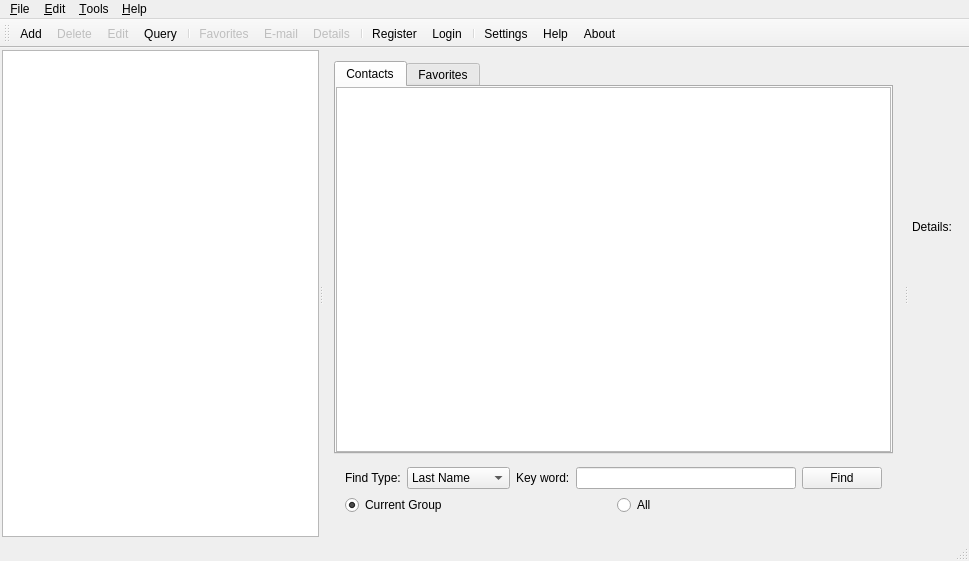
<?xml version="1.0" encoding="UTF-8"?>
<ui version="4.0">
 <class>MainWindow</class>
 <widget class="QMainWindow" name="MainWindow">
  <property name="geometry">
   <rect>
    <x>0</x>
    <y>0</y>
    <width>969</width>
    <height>561</height>
   </rect>
  </property>
  <property name="windowTitle">
   <string>JiaJia Address Book</string>
  </property>
  <property name="styleSheet">
   <string notr="true"/>
  </property>
  <widget class="QWidget" name="centralWidget">
   <layout class="QGridLayout" name="gridLayout_5">
    <property name="margin">
     <number>2</number>
    </property>
    <item row="0" column="0">
     <widget class="QSplitter" name="splitter">
      <property name="orientation">
       <enum>Qt::Horizontal</enum>
      </property>
      <widget class="GroupListWidget" name="grouplistWidget">
       <property name="font">
        <font>
         <pointsize>12</pointsize>
        </font>
       </property>
       <property name="editTriggers">
        <set>QAbstractItemView::NoEditTriggers</set>
       </property>
       <property name="selectionBehavior">
        <enum>QAbstractItemView::SelectItems</enum>
       </property>
       <property name="spacing">
        <number>2</number>
       </property>
       <property name="currentRow">
        <number>-1</number>
       </property>
      </widget>
      <widget class="QWidget" name="layoutWidget">
       <layout class="QVBoxLayout" name="verticalLayout">
        <property name="spacing">
         <number>2</number>
        </property>
        <item>
         <widget class="QTabWidget" name="tabWidget">
          <property name="currentIndex">
           <number>0</number>
          </property>
          <widget class="QWidget" name="tab">
           <attribute name="title">
            <string>Contacts</string>
           </attribute>
           <layout class="QGridLayout" name="gridLayout">
            <property name="margin">
             <number>0</number>
            </property>
            <item row="0" column="0">
             <widget class="ContactsTableView" name="contactTableView">
              <property name="focusPolicy">
               <enum>Qt::ClickFocus</enum>
              </property>
              <property name="editTriggers">
               <set>QAbstractItemView::NoEditTriggers</set>
              </property>
              <property name="selectionMode">
               <enum>QAbstractItemView::SingleSelection</enum>
              </property>
              <property name="selectionBehavior">
               <enum>QAbstractItemView::SelectRows</enum>
              </property>
              <attribute name="horizontalHeaderHighlightSections">
               <bool>false</bool>
              </attribute>
              <attribute name="verticalHeaderDefaultSectionSize">
               <number>20</number>
              </attribute>
              <attribute name="verticalHeaderHighlightSections">
               <bool>false</bool>
              </attribute>
             </widget>
            </item>
           </layout>
          </widget>
          <widget class="QWidget" name="tab_2">
           <attribute name="title">
            <string>Favorites</string>
           </attribute>
           <layout class="QGridLayout" name="gridLayout_2">
            <property name="margin">
             <number>0</number>
            </property>
            <item row="0" column="0">
             <widget class="FavoriteTableView" name="favoritTableView">
              <property name="editTriggers">
               <set>QAbstractItemView::NoEditTriggers</set>
              </property>
              <property name="selectionMode">
               <enum>QAbstractItemView::SingleSelection</enum>
              </property>
              <property name="selectionBehavior">
               <enum>QAbstractItemView::SelectRows</enum>
              </property>
              <attribute name="horizontalHeaderHighlightSections">
               <bool>false</bool>
              </attribute>
              <attribute name="verticalHeaderDefaultSectionSize">
               <number>20</number>
              </attribute>
              <attribute name="verticalHeaderHighlightSections">
               <bool>false</bool>
              </attribute>
             </widget>
            </item>
           </layout>
          </widget>
         </widget>
        </item>
        <item>
         <widget class="QWidget" name="findWidget" native="true">
          <layout class="QGridLayout" name="gridLayout_4">
           <item row="1" column="0">
            <widget class="QRadioButton" name="rbtn_findCurGroup">
             <property name="text">
              <string>Current Group</string>
             </property>
             <property name="checked">
              <bool>true</bool>
             </property>
             <attribute name="buttonGroup">
              <string notr="true">buttonGroup</string>
             </attribute>
            </widget>
           </item>
           <item row="1" column="1">
            <widget class="QRadioButton" name="rbtn_findAll">
             <property name="text">
              <string>All</string>
             </property>
             <attribute name="buttonGroup">
              <string notr="true">buttonGroup</string>
             </attribute>
            </widget>
           </item>
           <item row="0" column="0" colspan="2">
            <layout class="QHBoxLayout" name="horizontalLayout">
             <item>
              <widget class="QLabel" name="label_2">
               <property name="text">
                <string>Find Type:</string>
               </property>
              </widget>
             </item>
             <item>
              <widget class="QComboBox" name="cbox_findWhat">
               <item>
                <property name="text">
                 <string>Last Name</string>
                </property>
               </item>
               <item>
                <property name="text">
                 <string>First Name</string>
                </property>
               </item>
               <item>
                <property name="text">
                 <string>Nick Name</string>
                </property>
               </item>
               <item>
                <property name="text">
                 <string>Email</string>
                </property>
               </item>
               <item>
                <property name="text">
                 <string>QQ</string>
                </property>
               </item>
               <item>
                <property name="text">
                 <string>MobilePhone</string>
                </property>
               </item>
              </widget>
             </item>
             <item>
              <widget class="QLabel" name="label">
               <property name="text">
                <string>Key word:</string>
               </property>
              </widget>
             </item>
             <item>
              <widget class="QLineEdit" name="edt_findKey"/>
             </item>
             <item>
              <widget class="QPushButton" name="btn_findBtn">
               <property name="text">
                <string>Find</string>
               </property>
              </widget>
             </item>
            </layout>
           </item>
          </layout>
         </widget>
        </item>
       </layout>
      </widget>
      <widget class="QWidget" name="layoutWidget">
       <layout class="QGridLayout" name="gridLayout_3">
        <property name="leftMargin">
         <number>4</number>
        </property>
        <property name="rightMargin">
         <number>4</number>
        </property>
        <item row="1" column="0" rowspan="2">
         <widget class="QLabel" name="detailsLabel">
          <property name="minimumSize">
           <size>
            <width>0</width>
            <height>0</height>
           </size>
          </property>
          <property name="maximumSize">
           <size>
            <width>200</width>
            <height>16777215</height>
           </size>
          </property>
          <property name="text">
           <string>Details:</string>
          </property>
          <property name="alignment">
           <set>Qt::AlignLeading|Qt::AlignLeft|Qt::AlignTop</set>
          </property>
          <property name="wordWrap">
           <bool>false</bool>
          </property>
          <property name="textInteractionFlags">
           <set>Qt::LinksAccessibleByMouse|Qt::TextSelectableByMouse</set>
          </property>
         </widget>
        </item>
        <item row="0" column="0">
         <widget class="QLabel" name="photoLabel">
          <property name="maximumSize">
           <size>
            <width>200</width>
            <height>200</height>
           </size>
          </property>
          <property name="frameShape">
           <enum>QFrame::NoFrame</enum>
          </property>
          <property name="frameShadow">
           <enum>QFrame::Plain</enum>
          </property>
          <property name="text">
           <string/>
          </property>
          <property name="pixmap">
           <pixmap resource="res.qrc">:/images/photo.png</pixmap>
          </property>
          <property name="scaledContents">
           <bool>true</bool>
          </property>
         </widget>
        </item>
       </layout>
      </widget>
     </widget>
    </item>
   </layout>
  </widget>
  <widget class="QMenuBar" name="menuBar">
   <property name="geometry">
    <rect>
     <x>0</x>
     <y>0</y>
     <width>969</width>
     <height>23</height>
    </rect>
   </property>
   <property name="focusPolicy">
    <enum>Qt::NoFocus</enum>
   </property>
   <widget class="QMenu" name="menu_File">
    <property name="title">
     <string>&amp;File</string>
    </property>
    <addaction name="action_Exit"/>
   </widget>
   <widget class="QMenu" name="menu_Edit">
    <property name="focusPolicy">
     <enum>Qt::NoFocus</enum>
    </property>
    <property name="title">
     <string>&amp;Edit</string>
    </property>
    <addaction name="action_Add"/>
    <addaction name="action_Delete"/>
    <addaction name="action_Edit"/>
    <addaction name="action_Query"/>
    <addaction name="separator"/>
    <addaction name="action_Favorites"/>
    <addaction name="action_Email"/>
    <addaction name="action_Details"/>
   </widget>
   <widget class="QMenu" name="menu_Tools">
    <property name="title">
     <string>&amp;Tools</string>
    </property>
    <widget class="QMenu" name="menu_Theme">
     <property name="title">
      <string>&amp;Theme</string>
     </property>
     <addaction name="actionTheme1"/>
     <addaction name="actionTheme2"/>
     <addaction name="actionTheme3"/>
     <addaction name="actionTheme4"/>
    </widget>
    <widget class="QMenu" name="menu_Background">
     <property name="title">
      <string>&amp;Background</string>
     </property>
     <property name="icon">
      <iconset resource="res.qrc">
       <normaloff>:/icons/green/monitor.png</normaloff>:/icons/green/monitor.png</iconset>
     </property>
     <addaction name="actionBackground_1"/>
     <addaction name="actionBackground_2"/>
     <addaction name="actionBackground_3"/>
     <addaction name="actionBackground_4"/>
    </widget>
    <widget class="QMenu" name="menu_Backmusic">
     <property name="title">
      <string>Back&amp;music</string>
     </property>
     <property name="icon">
      <iconset resource="res.qrc">
       <normaloff>:/icons/green/music.png</normaloff>:/icons/green/music.png</iconset>
     </property>
     <addaction name="actionBackmusic_1"/>
     <addaction name="actionBackmusic_2"/>
     <addaction name="actionBackmusic_3"/>
     <addaction name="actionBackmusic_4"/>
    </widget>
    <addaction name="action_Login"/>
    <addaction name="action_Rigster"/>
    <addaction name="separator"/>
    <addaction name="menu_Theme"/>
    <addaction name="menu_Background"/>
    <addaction name="menu_Backmusic"/>
    <addaction name="separator"/>
    <addaction name="action_Settings"/>
   </widget>
   <widget class="QMenu" name="menu_Help">
    <property name="title">
     <string>&amp;Help</string>
    </property>
    <addaction name="action_Help"/>
    <addaction name="action_About"/>
   </widget>
   <addaction name="menu_File"/>
   <addaction name="menu_Edit"/>
   <addaction name="menu_Tools"/>
   <addaction name="menu_Help"/>
  </widget>
  <widget class="QToolBar" name="mainToolBar">
   <property name="windowTitle">
    <string>Toolbar</string>
   </property>
   <property name="iconSize">
    <size>
     <width>32</width>
     <height>32</height>
    </size>
   </property>
   <attribute name="toolBarArea">
    <enum>TopToolBarArea</enum>
   </attribute>
   <attribute name="toolBarBreak">
    <bool>false</bool>
   </attribute>
   <addaction name="action_Add"/>
   <addaction name="action_Delete"/>
   <addaction name="action_Edit"/>
   <addaction name="action_Query"/>
   <addaction name="separator"/>
   <addaction name="action_Favorites"/>
   <addaction name="action_Email"/>
   <addaction name="action_Details"/>
   <addaction name="separator"/>
   <addaction name="action_Rigster"/>
   <addaction name="action_Login"/>
   <addaction name="separator"/>
   <addaction name="action_Settings"/>
   <addaction name="action_Help"/>
   <addaction name="action_About"/>
  </widget>
  <widget class="QStatusBar" name="statusBar"/>
  <action name="action_Exit">
   <property name="icon">
    <iconset resource="res.qrc">
     <normaloff>:/icons/green/exit.png</normaloff>:/icons/green/exit.png</iconset>
   </property>
   <property name="text">
    <string>&amp;Exit</string>
   </property>
  </action>
  <action name="action_Add">
   <property name="icon">
    <iconset resource="res.qrc">
     <normaloff>:/icons/green/add.png</normaloff>:/icons/green/add.png</iconset>
   </property>
   <property name="text">
    <string>&amp;Add</string>
   </property>
  </action>
  <action name="action_Edit">
   <property name="enabled">
    <bool>false</bool>
   </property>
   <property name="icon">
    <iconset resource="res.qrc">
     <normaloff>:/icons/green/edit.png</normaloff>:/icons/green/edit.png</iconset>
   </property>
   <property name="text">
    <string>&amp;Edit</string>
   </property>
  </action>
  <action name="action_Delete">
   <property name="enabled">
    <bool>false</bool>
   </property>
   <property name="icon">
    <iconset resource="res.qrc">
     <normaloff>:/icons/green/delete.png</normaloff>:/icons/green/delete.png</iconset>
   </property>
   <property name="text">
    <string>&amp;Delete</string>
   </property>
  </action>
  <action name="action_Query">
   <property name="checkable">
    <bool>true</bool>
   </property>
   <property name="icon">
    <iconset resource="res.qrc">
     <normaloff>:/icons/green/find.png</normaloff>:/icons/green/find.png</iconset>
   </property>
   <property name="text">
    <string>&amp;Query</string>
   </property>
  </action>
  <action name="action_Favorites">
   <property name="enabled">
    <bool>false</bool>
   </property>
   <property name="icon">
    <iconset resource="res.qrc">
     <normaloff>:/icons/green/favourite.png</normaloff>:/icons/green/favourite.png</iconset>
   </property>
   <property name="text">
    <string>&amp;Favorites</string>
   </property>
  </action>
  <action name="action_Email">
   <property name="enabled">
    <bool>false</bool>
   </property>
   <property name="icon">
    <iconset resource="res.qrc">
     <normaloff>:/icons/green/mail.png</normaloff>:/icons/green/mail.png</iconset>
   </property>
   <property name="text">
    <string>E-&amp;mail</string>
   </property>
  </action>
  <action name="action_Details">
   <property name="enabled">
    <bool>false</bool>
   </property>
   <property name="icon">
    <iconset resource="res.qrc">
     <normaloff>:/icons/green/card.png</normaloff>:/icons/green/card.png</iconset>
   </property>
   <property name="text">
    <string>De&amp;tails</string>
   </property>
  </action>
  <action name="action_Rigster">
   <property name="icon">
    <iconset resource="res.qrc">
     <normaloff>:/icons/green/user.png</normaloff>:/icons/green/user.png</iconset>
   </property>
   <property name="text">
    <string>&amp;Register</string>
   </property>
   <property name="visible">
    <bool>false</bool>
   </property>
  </action>
  <action name="action_Login">
   <property name="icon">
    <iconset resource="res.qrc">
     <normaloff>:/icons/green/key_2.png</normaloff>:/icons/green/key_2.png</iconset>
   </property>
   <property name="text">
    <string>&amp;Login</string>
   </property>
   <property name="visible">
    <bool>false</bool>
   </property>
  </action>
  <action name="action_Settings">
   <property name="icon">
    <iconset resource="res.qrc">
     <normaloff>:/icons/green/setting.png</normaloff>:/icons/green/setting.png</iconset>
   </property>
   <property name="text">
    <string>&amp;Settings</string>
   </property>
  </action>
  <action name="action_Help">
   <property name="icon">
    <iconset resource="res.qrc">
     <normaloff>:/icons/green/help.png</normaloff>:/icons/green/help.png</iconset>
   </property>
   <property name="text">
    <string>&amp;Help</string>
   </property>
  </action>
  <action name="action_About">
   <property name="icon">
    <iconset resource="res.qrc">
     <normaloff>:/icons/green/info.png</normaloff>:/icons/green/info.png</iconset>
   </property>
   <property name="text">
    <string>&amp;About</string>
   </property>
  </action>
  <action name="actionTheme1">
   <property name="text">
    <string>Theme1</string>
   </property>
  </action>
  <action name="actionTheme2">
   <property name="checkable">
    <bool>true</bool>
   </property>
   <property name="text">
    <string>Theme2</string>
   </property>
  </action>
  <action name="actionTheme3">
   <property name="checkable">
    <bool>true</bool>
   </property>
   <property name="text">
    <string>Theme3</string>
   </property>
  </action>
  <action name="actionTheme4">
   <property name="checkable">
    <bool>true</bool>
   </property>
   <property name="text">
    <string>Theme4</string>
   </property>
  </action>
  <action name="actionBackground_1">
   <property name="checkable">
    <bool>true</bool>
   </property>
   <property name="text">
    <string>Background 1</string>
   </property>
  </action>
  <action name="actionBackground_2">
   <property name="checkable">
    <bool>true</bool>
   </property>
   <property name="text">
    <string>Background 2</string>
   </property>
  </action>
  <action name="actionBackground_3">
   <property name="checkable">
    <bool>true</bool>
   </property>
   <property name="text">
    <string>Background 3</string>
   </property>
  </action>
  <action name="actionBackground_4">
   <property name="checkable">
    <bool>true</bool>
   </property>
   <property name="text">
    <string>Background 4</string>
   </property>
  </action>
  <action name="actionBackmusic_1">
   <property name="checkable">
    <bool>true</bool>
   </property>
   <property name="text">
    <string>Backmusic 1</string>
   </property>
  </action>
  <action name="actionBackmusic_2">
   <property name="checkable">
    <bool>true</bool>
   </property>
   <property name="text">
    <string>Backmusic 2</string>
   </property>
  </action>
  <action name="actionBackmusic_3">
   <property name="checkable">
    <bool>true</bool>
   </property>
   <property name="text">
    <string>Backmusic 3</string>
   </property>
  </action>
  <action name="actionBackmusic_4">
   <property name="checkable">
    <bool>true</bool>
   </property>
   <property name="text">
    <string>Backmusic 4</string>
   </property>
  </action>
 </widget>
 <layoutdefault spacing="6" margin="11"/>
 <customwidgets>
  <customwidget>
   <class>ContactsTableView</class>
   <extends>QTableView</extends>
   <header>contacts_tableview.h</header>
  </customwidget>
  <customwidget>
   <class>GroupListWidget</class>
   <extends>QListWidget</extends>
   <header>group_listwidget.h</header>
  </customwidget>
  <customwidget>
   <class>FavoriteTableView</class>
   <extends>QTableView</extends>
   <header>favorite_tableview.h</header>
  </customwidget>
 </customwidgets>
 <resources>
  <include location="res.qrc"/>
 </resources>
 <connections/>
 <buttongroups>
  <buttongroup name="buttonGroup"/>
 </buttongroups>
</ui>
